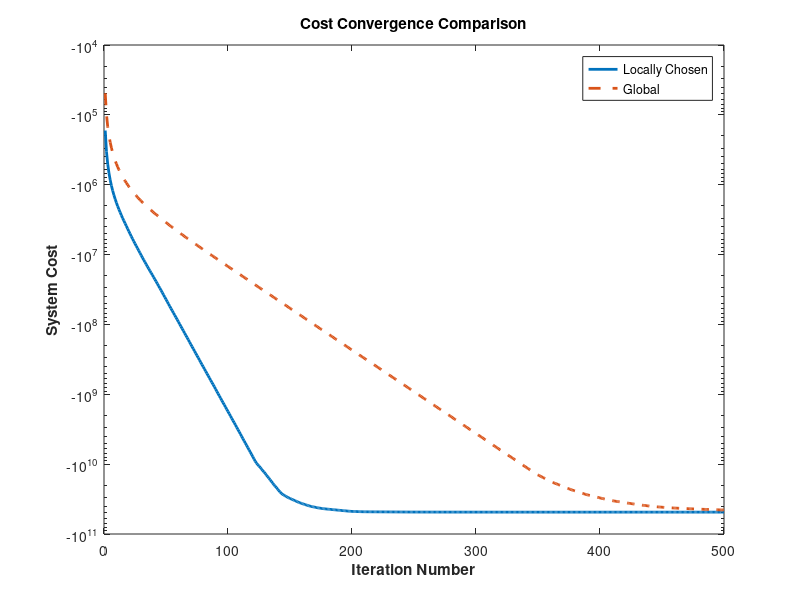

The MATLAB source for this figure:
clear all
close all 
rng(2); % Results in paper were done using rng(1)

%%% Generate quadratic function
n = 20; %matrix size
a = randn(n,n);
eig_mean = 1;
a = a'*diag(abs(eig_mean+randn(n,1)))*a;
a = 0.5*a+a';              % symmetric with random entries beween -2 and 2
C = 1000;     % eig(Q)        % desired condition number
[u s v] = svd(a);
s = diag(s);           % s is vector
% ===== linear stretch of existing s
s = s(1)*( 1-((C-1)/C)*(s(1)-s)/(s(1)-s(end))) ;
for i = 1:20 %Makes Q indefinite
    coin = rand();
    if coin > .5
        s(i) = s(i);
    else
        s(i) = -s(i);
    end
end
% =====
s = diag(s);           % back to matrix
Q = u*s*v';
Q = 100*Q/(norm(Q));


iter = 500; %Simulation runtime
r = Q*100*ones(n,1); %Generate r such that the stationary point of the quadratic function is not x = 0
b = 20; %Maximum communication delay between agents
B = randi([0 b],n,n); %Communication delays between agents
B = B - diag(diag(B)); %Communication delay to self is 0
L = abs(Q).*(ones(20)+B+B'); %each entry is L^i_j(1 + D^i_j + D^j_i)
T = ones(20); %Will track \tau^j_i(t)

Xs = zeros(n); %State of global stepsize case
Xp = zeros(n); %State of locally chosen stepsize case

Gp = (1.9)./sum(L,2); %locally chosen stepsizes
Gs = (1.9)/(norm(Q)*(1+sqrt(n)*20)); % global stepsize

for k = 1:iter
    for i = 1:n
            Xp(i,i) = Xp(i,i)-Gp(i)*(Q(i,:)*Xp(:,i)+r(i)); %Locally chosen stepsize update, projected onto X
            if Xp(i,i) > 10000
                Xp(i,i) = 10000;
            elseif Xp(i,i) < -10000
                Xp(i,i) = -10000;
            end
            Xs(i,i) = Xs(i,i)-Gs*(Q(i,:)*Xs(:,i)+r(i)); %Global stepsize update, projected onto X
            if Xs(i,i) > 10000
                Xs(i,i) = 10000;
            elseif Xs(i,i) < -10000
                Xs(i,i) = -10000;
            end
    end
    Com = k*ones(20)-B-T; %A counter for each pair of agents. When Com(i,j) = 0, agent j communicates with agent i. Then T(i,j) is updates such that 0 >= Com(i,j) >= -B(i,j)
    for i = 1:n
        for j = 1:n
            if Com(i,j) == 0 %Probability agent j sends its state to agent i
                Xp(j,i) = Xp(j,j); %Agent j shares with agent i
                Xs(j,i) = Xs(j,j);
                T(i,j) = k+1+randi([0 B(i,j)]);
            end
        end
    end
        Rp = diag(Xp); %The actual state of the system, i.e. each agent's copy of its own state
        Rs = diag(Xs);
    ep(k) = 0.5*Rp'*Q*Rp+r'*Rp; %Normalized system error, distance to Sol divided by norm of Sol
    es(k) = 0.5*Rs'*Q*Rs+r'*Rs;
end

figure(1)
semilogy(ep','LineWidth',2)
hold on
semilogy(es','--','LineWidth',2)
title('Cost Convergence Comparison')
xlabel('Iteration Number','FontWeight','Bold')
ylabel('System Cost','FontWeight','Bold')
legend({'Locally Chosen','Global'})
hold off